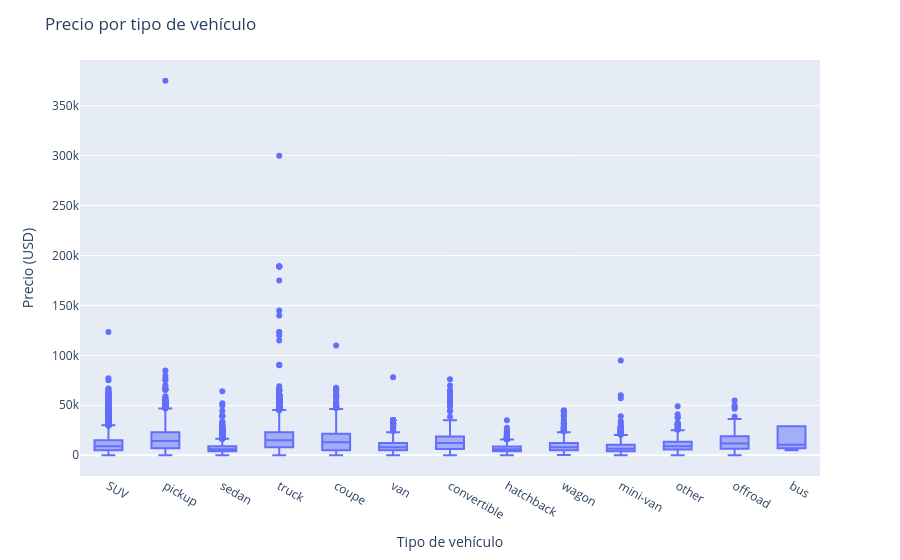

Source (notebook cell):
### Markdown cell above
## 7. Precio por tipo de vehículo

### Code cell
fig = px.box(car_data, x='type', y='price',
             labels={'type': 'Tipo de vehículo', 'price': 'Precio (USD)'})
fig.update_layout(title_text='Precio por tipo de vehículo')
fig.show()

### Figure 1 — Plotly figure (JSON) as saved in the notebook; plotly's stock layout.template omitted (floating-point values rounded to 4 significant figures; data arrays with more than 128 entries replaced by an {"elided": "..."} marker saying what was removed)
{"data": [{"alignmentgroup": "True", "hovertemplate": "Tipo de vehículo=%{x}<br>Precio (USD)=%{y}<extra></extra>", "legendgroup": "", "marker": {"color": "#636efa"}, "name": "", "notched": false, "offsetgroup": "", "orientation": "v", "showlegend": false, "type": "box", "x": {"elided": "51525 str values"}, "x0": " ", "xaxis": "x", "y": {"elided": "51525 int values"}, "y0": " ", "yaxis": "y"}], "layout": {"boxmode": "group", "legend": {"tracegroupgap": 0}, "margin": {"t": 60}, "title": {"text": "Precio por tipo de vehículo"}, "xaxis": {"anchor": "y", "domain": [0.0, 1.0], "title": {"text": "Tipo de vehículo"}}, "yaxis": {"anchor": "x", "domain": [0.0, 1.0], "title": {"text": "Precio (USD)"}}}}
